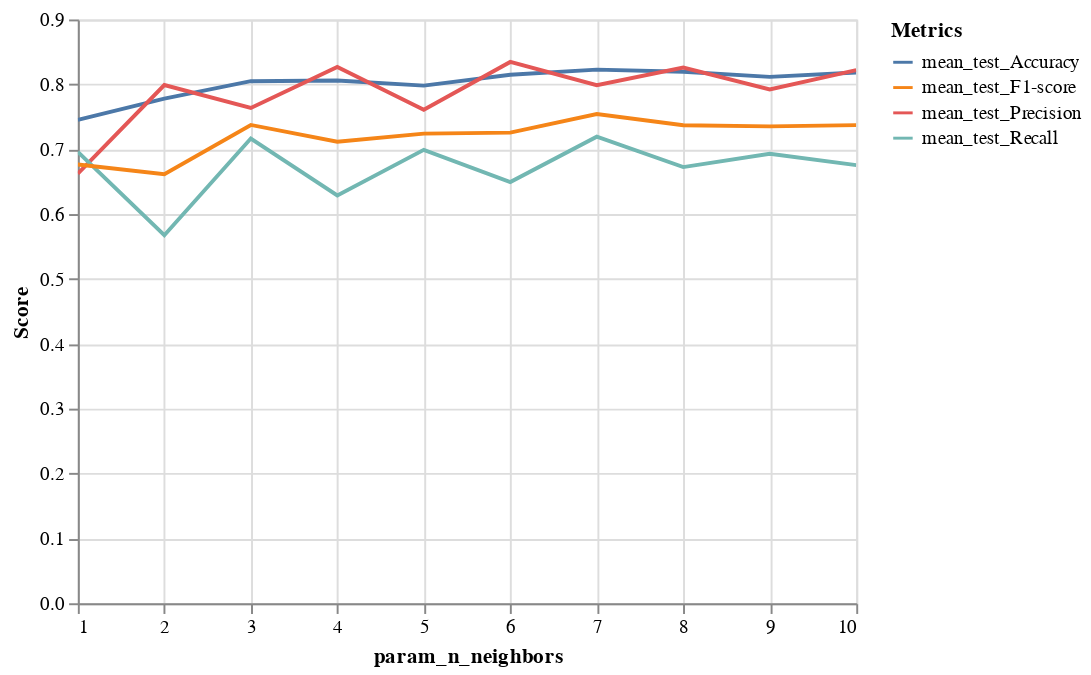

This figure's notebook cell:
### Code cell
#Plotting graph for better visualization
alt.Chart(mod_knn_scores).transform_fold(
    ['mean_test_Accuracy','mean_test_Precision', 'mean_test_Recall','mean_test_F1-score'],
).mark_line().encode(
    x = 'param_n_neighbors',
    y = alt.Y('value', type = 'quantitative', title = 'Score'),
    color = alt.Color('key', type = 'nominal', title = 'Metrics')
).interactive()

### Figure 1 — Vega-Lite specification as saved in the notebook (floating-point values rounded to 4 significant figures)
{"config": {"view": {"continuousWidth": 400, "continuousHeight": 300}}, "data": {"name": "data-8a8934e60ffa75677255aa037569cbd1"}, "mark": "line", "encoding": {"color": {"field": "key", "title": "Metrics", "type": "nominal"}, "x": {"field": "param_n_neighbors", "type": "quantitative"}, "y": {"field": "value", "title": "Score", "type": "quantitative"}}, "selection": {"selector009": {"type": "interval", "bind": "scales", "encodings": ["x", "y"]}}, "transform": [{"fold": ["mean_test_Accuracy", "mean_test_Precision", "mean_test_Recall", "mean_test_F1-score"]}], "$schema": "https://vega.github.io/schema/vega-lite/v4.17.0.json", "datasets": {"data-8a8934e60ffa75677255aa037569cbd1": [{"mean_fit_time": 0.0007042, "std_fit_time": 0.0001092, "mean_score_time": 0.00295, "std_score_time": 0.0006185, "param_n_neighbors": 1, "params": {"n_neighbors": 1}, "split0_test_Accuracy": 0.7, "split1_test_Accuracy": 0.6966, "split2_test_Accuracy": 0.7079, "split3_test_Accuracy": 0.764, "split4_test_Accuracy": 0.764, "split5_test_Accuracy": 0.764, "split6_test_Accuracy": 0.7753, "split7_test_Accuracy": 0.7416, "split8_test_Accuracy": 0.764, "split9_test_Accuracy": 0.7753, "mean_test_Accuracy": 0.7453, "std_test_Accuracy": 0.03007, "rank_test_Accuracy": 10, "split0_test_Precision": 0.5952, "split1_test_Precision": 0.5946, "split2_test_Precision": 0.625, "split3_test_Precision": 0.6585, "split4_test_Precision": 0.6757, "split5_test_Precision": 0.6667, "split6_test_Precision": 0.75, "split7_test_Precision": 0.6667, "split8_test_Precision": 0.6757, "split9_test_Precision": 0.7143, "mean_test_Precision": 0.6622, "std_test_Precision": 0.04613, "rank_test_Precision": 10, "split0_test_Recall": 0.7143, "split1_test_Recall": 0.6471, "split2_test_Recall": 0.5882, "split3_test_Recall": 0.7941, "split4_test_Recall": 0.7353, "split5_test_Recall": 0.7647, "split6_test_Recall": 0.6176, "split7_test_Recall": 0.6471, "split8_test_Recall": 0.7353, "split9_test_Recall": 0.7143, "mean_test_Recall": 0.6958, "std_test_Recall": 0.06375, "rank_test_Recall": 4, "split0_test_F1-score": 0.6494, "split1_test_F1-score": 0.6197, "split2_test_F1-score": 0.6061, "split3_test_F1-score": 0.72, "split4_test_F1-score": 0.7042, "split5_test_F1-score": 0.7123, "split6_test_F1-score": 0.6774, "split7_test_F1-score": 0.6567, "split8_test_F1-score": 0.7042, "split9_test_F1-score": 0.7143, "mean_test_F1-score": 0.6764, "std_test_F1-score": 0.03931, "rank_test_F1-score": 9}, {"mean_fit_time": 0.0005904, "std_fit_time": 2.67e-05, "mean_score_time": 0.002753, "std_score_time": 0.0005147, "param_n_neighbors": 2, "params": {"n_neighbors": 2}, "split0_test_Accuracy": 0.7444, "split1_test_Accuracy": 0.7416, "split2_test_Accuracy": 0.7303, "split3_test_Accuracy": 0.7753, "split4_test_Accuracy": 0.809, "split5_test_Accuracy": 0.809, "split6_test_Accuracy": 0.809, "split7_test_Accuracy": 0.7753, "split8_test_Accuracy": 0.7978, "split9_test_Accuracy": 0.7865, "mean_test_Accuracy": 0.7778, "std_test_Accuracy": 0.02843, "rank_test_Accuracy": 9, "split0_test_Precision": 0.7308, "split1_test_Precision": 0.7619, "split2_test_Precision": 0.7083, "split3_test_Precision": 0.7333, "split4_test_Precision": 0.8696, "split5_test_Precision": 0.8696, "split6_test_Precision": 0.9048, "split7_test_Precision": 0.7917, "split8_test_Precision": 0.7857, "split9_test_Precision": 0.8333, "mean_test_Precision": 0.7989, "std_test_Precision": 0.06412, "rank_test_Precision": 5, "split0_test_Recall": 0.5429, "split1_test_Recall": 0.4706, "split2_test_Recall": 0.5, "split3_test_Recall": 0.6471, "split4_test_Recall": 0.5882, "split5_test_Recall": 0.5882, "split6_test_Recall": 0.5588, "split7_test_Recall": 0.5588, "split8_test_Recall": 0.6471, "split9_test_Recall": 0.5714, "mean_test_Recall": 0.5673, "std_test_Recall": 0.05314, "rank_test_Recall": 10, "split0_test_F1-score": 0.623, "split1_test_F1-score": 0.5818, "split2_test_F1-score": 0.5862, "split3_test_F1-score": 0.6875, "split4_test_F1-score": 0.7018, "split5_test_F1-score": 0.7018, "split6_test_F1-score": 0.6909, "split7_test_F1-score": 0.6552, "split8_test_F1-score": 0.7097, "split9_test_F1-score": 0.678, "mean_test_F1-score": 0.6616, "std_test_F1-score": 0.04574, "rank_test_F1-score": 10}, {"mean_fit_time": 0.0005883, "std_fit_time": 2.687e-05, "mean_score_time": 0.002758, "std_score_time": 0.0003089, "param_n_neighbors": 3, "params": {"n_neighbors": 3}, "split0_test_Accuracy": 0.7222, "split1_test_Accuracy": 0.8315, "split2_test_Accuracy": 0.7303, "split3_test_Accuracy": 0.8315, "split4_test_Accuracy": 0.8202, "split5_test_Accuracy": 0.8539, "split6_test_Accuracy": 0.8315, "split7_test_Accuracy": 0.7753, "split8_test_Accuracy": 0.809, "split9_test_Accuracy": 0.8427, "mean_test_Accuracy": 0.8048, "std_test_Accuracy": 0.04413, "rank_test_Accuracy": 7, "split0_test_Precision": 0.6316, "split1_test_Precision": 0.8065, "split2_test_Precision": 0.6786, "split3_test_Precision": 0.7568, "split4_test_Precision": 0.7647, "split5_test_Precision": 0.8387, "split6_test_Precision": 0.8276, "split7_test_Precision": 0.75, "split8_test_Precision": 0.7429, "split9_test_Precision": 0.8387, "mean_test_Precision": 0.7636, "std_test_Precision": 0.06522, "rank_test_Precision": 8, "split0_test_Recall": 0.6857, "split1_test_Recall": 0.7353, "split2_test_Recall": 0.5588, "split3_test_Recall": 0.8235, "split4_test_Recall": 0.7647, "split5_test_Recall": 0.7647, "split6_test_Recall": 0.7059, "split7_test_Recall": 0.6176, "split8_test_Recall": 0.7647, "split9_test_Recall": 0.7429, "mean_test_Recall": 0.7164, "std_test_Recall": 0.07428, "rank_test_Recall": 2, "split0_test_F1-score": 0.6575, "split1_test_F1-score": 0.7692, "split2_test_F1-score": 0.6129, "split3_test_F1-score": 0.7887, "split4_test_F1-score": 0.7647, "split5_test_F1-score": 0.8, "split6_test_F1-score": 0.7619, "split7_test_F1-score": 0.6774, "split8_test_F1-score": 0.7536, "split9_test_F1-score": 0.7879, "mean_test_F1-score": 0.7374, "std_test_F1-score": 0.06099, "rank_test_F1-score": 2}, {"mean_fit_time": 0.0007039, "std_fit_time": 0.0003308, "mean_score_time": 0.002977, "std_score_time": 0.0006977, "param_n_neighbors": 4, "params": {"n_neighbors": 4}, "split0_test_Accuracy": 0.7667, "split1_test_Accuracy": 0.8315, "split2_test_Accuracy": 0.764, "split3_test_Accuracy": 0.8202, "split4_test_Accuracy": 0.8315, "split5_test_Accuracy": 0.7978, "split6_test_Accuracy": 0.8427, "split7_test_Accuracy": 0.7865, "split8_test_Accuracy": 0.8202, "split9_test_Accuracy": 0.7978, "mean_test_Accuracy": 0.8059, "std_test_Accuracy": 0.02621, "rank_test_Accuracy": 6, "split0_test_Precision": 0.75, "split1_test_Precision": 0.88, "split2_test_Precision": 0.8095, "split3_test_Precision": 0.7647, "split4_test_Precision": 0.8276, "split5_test_Precision": 0.8333, "split6_test_Precision": 0.9167, "split7_test_Precision": 0.8261, "split8_test_Precision": 0.8462, "split9_test_Precision": 0.8148, "mean_test_Precision": 0.8269, "std_test_Precision": 0.04639, "rank_test_Precision": 2, "split0_test_Recall": 0.6, "split1_test_Recall": 0.6471, "split2_test_Recall": 0.5, "split3_test_Recall": 0.7647, "split4_test_Recall": 0.7059, "split5_test_Recall": 0.5882, "split6_test_Recall": 0.6471, "split7_test_Recall": 0.5588, "split8_test_Recall": 0.6471, "split9_test_Recall": 0.6286, "mean_test_Recall": 0.6287, "std_test_Recall": 0.07027, "rank_test_Recall": 9, "split0_test_F1-score": 0.6667, "split1_test_F1-score": 0.7458, "split2_test_F1-score": 0.6182, "split3_test_F1-score": 0.7647, "split4_test_F1-score": 0.7619, "split5_test_F1-score": 0.6897, "split6_test_F1-score": 0.7586, "split7_test_F1-score": 0.6667, "split8_test_F1-score": 0.7333, "split9_test_F1-score": 0.7097, "mean_test_F1-score": 0.7115, "std_test_F1-score": 0.04738, "rank_test_F1-score": 8}, {"mean_fit_time": 0.0006193, "std_fit_time": 8.274e-05, "mean_score_time": 0.002953, "std_score_time": 0.0005565, "param_n_neighbors": 5, "params": {"n_neighbors": 5}, "split0_test_Accuracy": 0.7556, "split1_test_Accuracy": 0.8427, "split2_test_Accuracy": 0.7416, "split3_test_Accuracy": 0.8202, "split4_test_Accuracy": 0.7978, "split5_test_Accuracy": 0.8202, "split6_test_Accuracy": 0.8202, "split7_test_Accuracy": 0.7753, "split8_test_Accuracy": 0.7865, "split9_test_Accuracy": 0.8202, "mean_test_Accuracy": 0.798, "std_test_Accuracy": 0.031, "rank_test_Accuracy": 8, "split0_test_Precision": 0.6857, "split1_test_Precision": 0.8333, "split2_test_Precision": 0.7391, "split3_test_Precision": 0.7143, "split4_test_Precision": 0.7222, "split5_test_Precision": 0.8214, "split6_test_Precision": 0.8, "split7_test_Precision": 0.75, "split8_test_Precision": 0.7143, "split9_test_Precision": 0.8276, "mean_test_Precision": 0.7608, "std_test_Precision": 0.05194, "rank_test_Precision": 9, "split0_test_Recall": 0.6857, "split1_test_Recall": 0.7353, "split2_test_Recall": 0.5, "split3_test_Recall": 0.8824, "split4_test_Recall": 0.7647, "split5_test_Recall": 0.6765, "split6_test_Recall": 0.7059, "split7_test_Recall": 0.6176, "split8_test_Recall": 0.7353, "split9_test_Recall": 0.6857, "mean_test_Recall": 0.6989, "std_test_Recall": 0.09365, "rank_test_Recall": 3, "split0_test_F1-score": 0.6857, "split1_test_F1-score": 0.7812, "split2_test_F1-score": 0.5965, "split3_test_F1-score": 0.7895, "split4_test_F1-score": 0.7429, "split5_test_F1-score": 0.7419, "split6_test_F1-score": 0.75, "split7_test_F1-score": 0.6774, "split8_test_F1-score": 0.7246, "split9_test_F1-score": 0.75, "mean_test_F1-score": 0.724, "std_test_F1-score": 0.0543, "rank_test_F1-score": 7}, {"mean_fit_time": 0.0007868, "std_fit_time": 0.0002221, "mean_score_time": 0.003791, "std_score_time": 0.001136, "param_n_neighbors": 6, "params": {"n_neighbors": 6}, "split0_test_Accuracy": 0.8, "split1_test_Accuracy": 0.809, "split2_test_Accuracy": 0.764, "split3_test_Accuracy": 0.8539, "split4_test_Accuracy": 0.8539, "split5_test_Accuracy": 0.8202, "split6_test_Accuracy": 0.8539, "split7_test_Accuracy": 0.7753, "split8_test_Accuracy": 0.8315, "split9_test_Accuracy": 0.7865, "mean_test_Accuracy": 0.8148, "std_test_Accuracy": 0.03177, "rank_test_Accuracy": 4, "split0_test_Precision": 0.8148, "split1_test_Precision": 0.84, "split2_test_Precision": 0.8095, "split3_test_Precision": 0.7838, "split4_test_Precision": 0.8621, "split5_test_Precision": 0.8462, "split6_test_Precision": 0.9565, "split7_test_Precision": 0.8182, "split8_test_Precision": 0.8065, "split9_test_Precision": 0.8077, "mean_test_Precision": 0.8345, "std_test_Precision": 0.04601, "rank_test_Precision": 1, "split0_test_Recall": 0.6286, "split1_test_Recall": 0.6176, "split2_test_Recall": 0.5, "split3_test_Recall": 0.8529, "split4_test_Recall": 0.7353, "split5_test_Recall": 0.6471, "split6_test_Recall": 0.6471, "split7_test_Recall": 0.5294, "split8_test_Recall": 0.7353, "split9_test_Recall": 0.6, "mean_test_Recall": 0.6493, "std_test_Recall": 0.09838, "rank_test_Recall": 8, "split0_test_F1-score": 0.7097, "split1_test_F1-score": 0.7119, "split2_test_F1-score": 0.6182, "split3_test_F1-score": 0.8169, "split4_test_F1-score": 0.7937, "split5_test_F1-score": 0.7333, "split6_test_F1-score": 0.7719, "split7_test_F1-score": 0.6429, "split8_test_F1-score": 0.7692, "split9_test_F1-score": 0.6885, "mean_test_F1-score": 0.7256, "std_test_F1-score": 0.06106, "rank_test_F1-score": 6}, {"mean_fit_time": 0.0009162, "std_fit_time": 0.0009159, "mean_score_time": 0.003038, "std_score_time": 0.0007937, "param_n_neighbors": 7, "params": {"n_neighbors": 7}, "split0_test_Accuracy": 0.8, "split1_test_Accuracy": 0.8427, "split2_test_Accuracy": 0.764, "split3_test_Accuracy": 0.8539, "split4_test_Accuracy": 0.8764, "split5_test_Accuracy": 0.8427, "split6_test_Accuracy": 0.8652, "split7_test_Accuracy": 0.7528, "split8_test_Accuracy": 0.809, "split9_test_Accuracy": 0.8202, "mean_test_Accuracy": 0.8227, "std_test_Accuracy": 0.03937, "rank_test_Accuracy": 1, "split0_test_Precision": 0.7742, "split1_test_Precision": 0.8333, "split2_test_Precision": 0.76, "split3_test_Precision": 0.7692, "split4_test_Precision": 0.8485, "split5_test_Precision": 0.8333, "split6_test_Precision": 0.8929, "split7_test_Precision": 0.7308, "split8_test_Precision": 0.7576, "split9_test_Precision": 0.7879, "mean_test_Precision": 0.7988, "std_test_Precision": 0.0481, "rank_test_Precision": 6, "split0_test_Recall": 0.6857, "split1_test_Recall": 0.7353, "split2_test_Recall": 0.5588, "split3_test_Recall": 0.8824, "split4_test_Recall": 0.8235, "split5_test_Recall": 0.7353, "split6_test_Recall": 0.7353, "split7_test_Recall": 0.5588, "split8_test_Recall": 0.7353, "split9_test_Recall": 0.7429, "mean_test_Recall": 0.7193, "std_test_Recall": 0.09574, "rank_test_Recall": 1, "split0_test_F1-score": 0.7273, "split1_test_F1-score": 0.7812, "split2_test_F1-score": 0.6441, "split3_test_F1-score": 0.8219, "split4_test_F1-score": 0.8358, "split5_test_F1-score": 0.7812, "split6_test_F1-score": 0.8065, "split7_test_F1-score": 0.6333, "split8_test_F1-score": 0.7463, "split9_test_F1-score": 0.7647, "mean_test_F1-score": 0.7542, "std_test_F1-score": 0.06563, "rank_test_F1-score": 1}, {"mean_fit_time": 0.0006388, "std_fit_time": 8.737e-05, "mean_score_time": 0.00304, "std_score_time": 0.000387, "param_n_neighbors": 8, "params": {"n_neighbors": 8}, "split0_test_Accuracy": 0.8333, "split1_test_Accuracy": 0.8315, "split2_test_Accuracy": 0.7528, "split3_test_Accuracy": 0.8539, "split4_test_Accuracy": 0.8876, "split5_test_Accuracy": 0.809, "split6_test_Accuracy": 0.8427, "split7_test_Accuracy": 0.7416, "split8_test_Accuracy": 0.8202, "split9_test_Accuracy": 0.8202, "mean_test_Accuracy": 0.8193, "std_test_Accuracy": 0.04163, "rank_test_Accuracy": 2, "split0_test_Precision": 0.8846, "split1_test_Precision": 0.8519, "split2_test_Precision": 0.75, "split3_test_Precision": 0.7692, "split4_test_Precision": 0.9, "split5_test_Precision": 0.84, "split6_test_Precision": 0.9167, "split7_test_Precision": 0.7391, "split8_test_Precision": 0.8, "split9_test_Precision": 0.8065, "mean_test_Precision": 0.8258, "std_test_Precision": 0.05967, "rank_test_Precision": 3, "split0_test_Recall": 0.6571, "split1_test_Recall": 0.6765, "split2_test_Recall": 0.5294, "split3_test_Recall": 0.8824, "split4_test_Recall": 0.7941, "split5_test_Recall": 0.6176, "split6_test_Recall": 0.6471, "split7_test_Recall": 0.5, "split8_test_Recall": 0.7059, "split9_test_Recall": 0.7143, "mean_test_Recall": 0.6724, "std_test_Recall": 0.1076, "rank_test_Recall": 7, "split0_test_F1-score": 0.7541, "split1_test_F1-score": 0.7541, "split2_test_F1-score": 0.6207, "split3_test_F1-score": 0.8219, "split4_test_F1-score": 0.8438, "split5_test_F1-score": 0.7119, "split6_test_F1-score": 0.7586, "split7_test_F1-score": 0.5965, "split8_test_F1-score": 0.75, "split9_test_F1-score": 0.7576, "mean_test_F1-score": 0.7369, "std_test_F1-score": 0.07359, "rank_test_F1-score": 4}, {"mean_fit_time": 0.000655, "std_fit_time": 0.0001032, "mean_score_time": 0.002857, "std_score_time": 0.0001784, "param_n_neighbors": 9, "params": {"n_neighbors": 9}, "split0_test_Accuracy": 0.7778, "split1_test_Accuracy": 0.8315, "split2_test_Accuracy": 0.7528, "split3_test_Accuracy": 0.8315, "split4_test_Accuracy": 0.8876, "split5_test_Accuracy": 0.8202, "split6_test_Accuracy": 0.8315, "split7_test_Accuracy": 0.7528, "split8_test_Accuracy": 0.7978, "split9_test_Accuracy": 0.8315, "mean_test_Accuracy": 0.8115, "std_test_Accuracy": 0.0396, "rank_test_Accuracy": 5, "split0_test_Precision": 0.7419, "split1_test_Precision": 0.8276, "split2_test_Precision": 0.7308, "split3_test_Precision": 0.7317, "split4_test_Precision": 0.875, "split5_test_Precision": 0.8214, "split6_test_Precision": 0.88, "split7_test_Precision": 0.75, "split8_test_Precision": 0.75, "split9_test_Precision": 0.8125, "mean_test_Precision": 0.7921, "std_test_Precision": 0.05532, "rank_test_Precision": 7, "split0_test_Recall": 0.6571, "split1_test_Recall": 0.7059, "split2_test_Recall": 0.5588, "split3_test_Recall": 0.8824, "split4_test_Recall": 0.8235, "split5_test_Recall": 0.6765, "split6_test_Recall": 0.6471, "split7_test_Recall": 0.5294, "split8_test_Recall": 0.7059, "split9_test_Recall": 0.7429, "mean_test_Recall": 0.6929, "std_test_Recall": 0.1021, "rank_test_Recall": 5, "split0_test_F1-score": 0.697, "split1_test_F1-score": 0.7619, "split2_test_F1-score": 0.6333, "split3_test_F1-score": 0.8, "split4_test_F1-score": 0.8485, "split5_test_F1-score": 0.7419, "split6_test_F1-score": 0.7458, "split7_test_F1-score": 0.6207, "split8_test_F1-score": 0.7273, "split9_test_F1-score": 0.7761, "mean_test_F1-score": 0.7352, "std_test_F1-score": 0.06678, "rank_test_F1-score": 5}, {"mean_fit_time": 0.0005692, "std_fit_time": 3.031e-05, "mean_score_time": 0.002778, "std_score_time": 0.0002541, "param_n_neighbors": 10, "params": {"n_neighbors": 10}, "split0_test_Accuracy": 0.8222, "split1_test_Accuracy": 0.8539, "split2_test_Accuracy": 0.764, "split3_test_Accuracy": 0.8427, "split4_test_Accuracy": 0.8652, "split5_test_Accuracy": 0.809, "split6_test_Accuracy": 0.8315, "split7_test_Accuracy": 0.764, "split8_test_Accuracy": 0.8202, "split9_test_Accuracy": 0.809, "mean_test_Accuracy": 0.8182, "std_test_Accuracy": 0.03212, "rank_test_Accuracy": 3, "split0_test_Precision": 0.8519, "split1_test_Precision": 0.8889, "split2_test_Precision": 0.7826, "split3_test_Precision": 0.75, "split4_test_Precision": 0.8667, "split5_test_Precision": 0.8148, "split6_test_Precision": 0.88, "split7_test_Precision": 0.7826, "split8_test_Precision": 0.8, "split9_test_Precision": 0.8, "mean_test_Precision": 0.8217, "std_test_Precision": 0.04476, "rank_test_Precision": 4, "split0_test_Recall": 0.6571, "split1_test_Recall": 0.7059, "split2_test_Recall": 0.5294, "split3_test_Recall": 0.8824, "split4_test_Recall": 0.7647, "split5_test_Recall": 0.6471, "split6_test_Recall": 0.6471, "split7_test_Recall": 0.5294, "split8_test_Recall": 0.7059, "split9_test_Recall": 0.6857, "mean_test_Recall": 0.6755, "std_test_Recall": 0.09866, "rank_test_Recall": 6, "split0_test_F1-score": 0.7419, "split1_test_F1-score": 0.7869, "split2_test_F1-score": 0.6316, "split3_test_F1-score": 0.8108, "split4_test_F1-score": 0.8125, "split5_test_F1-score": 0.7213, "split6_test_F1-score": 0.7458, "split7_test_F1-score": 0.6316, "split8_test_F1-score": 0.75, "split9_test_F1-score": 0.7385, "mean_test_F1-score": 0.7371, "std_test_F1-score": 0.06032, "rank_test_F1-score": 3}]}}
